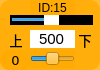
    <widget class="QWidget" name="widget_id15" native="true">
     <property name="geometry">
      <rect>
       <x>710</x>
       <y>120</y>
       <width>100</width>
       <height>70</height>
      </rect>
     </property>
     <property name="styleSheet">
      <string notr="true">background-color: rgb(255, 170, 0, 200);
border-radius:10px;</string>
     </property>
     <widget class="QLabel" name="label_ID15">
      <property name="geometry">
       <rect>
        <x>30</x>
        <y>0</y>
        <width>45</width>
        <height>16</height>
       </rect>
      </property>
      <property name="minimumSize">
       <size>
        <width>0</width>
        <height>10</height>
       </size>
      </property>
      <property name="font">
       <font>
        <family>Arial</family>
        <pointsize>9</pointsize>
       </font>
      </property>
      <property name="styleSheet">
       <string notr="true">background-color: rgb(255, 255, 255， 0);
border-radius:0px;</string>
      </property>
      <property name="text">
       <string>ID:15</string>
      </property>
      <property name="alignment">
       <set>Qt::AlignCenter</set>
      </property>
     </widget>
     <widget class="QSlider" name="horizontalSlider_pulse_id15">
      <property name="geometry">
       <rect>
        <x>10</x>
        <y>15</y>
        <width>83</width>
        <height>10</height>
       </rect>
      </property>
      <property name="autoFillBackground">
       <bool>false</bool>
      </property>
      <property name="styleSheet">
       <string notr="true">QSlider{background-color: rgb(0, 0, 0);
border-radius:0px;}
QSlider::handle {/*设置中间的那个滑动的键*/                           
    background:  rgb(255, 255, 255);
}</string>
      </property>
      <property name="minimum">
       <number>0</number>
      </property>
      <property name="maximum">
       <number>1000</number>
      </property>
      <property name="pageStep">
       <number>1</number>
      </property>
      <property name="value">
       <number>500</number>
      </property>
      <property name="orientation">
       <enum>Qt::Horizontal</enum>
      </property>
     </widget>
     <widget class="QSlider" name="horizontalSlider_dev_id15">
      <property name="geometry">
       <rect>
        <x>30</x>
        <y>50</y>
        <width>45</width>
        <height>18</height>
       </rect>
      </property>
      <property name="styleSheet">
       <string notr="true">background-color: rgba(255, 255, 255， 0);</string>
      </property>
      <property name="minimum">
       <number>-125</number>
      </property>
      <property name="maximum">
       <number>125</number>
      </property>
      <property name="pageStep">
       <number>1</number>
      </property>
      <property name="orientation">
       <enum>Qt::Horizontal</enum>
      </property>
     </widget>
     <widget class="QLabel" name="label_id15">
      <property name="geometry">
       <rect>
        <x>0</x>
        <y>50</y>
        <width>31</width>
        <height>20</height>
       </rect>
      </property>
      <property name="minimumSize">
       <size>
        <width>0</width>
        <height>10</height>
       </size>
      </property>
      <property name="font">
       <font>
        <family>DejaVu Sans</family>
        <pointsize>10</pointsize>
       </font>
      </property>
      <property name="styleSheet">
       <string notr="true">background-color: rgb(255, 255, 255， 0);</string>
      </property>
      <property name="text">
       <string>0</string>
      </property>
      <property name="alignment">
       <set>Qt::AlignCenter</set>
      </property>
     </widget>
     <widget class="QLineEdit" name="lineEdit_id15">
      <property name="geometry">
       <rect>
        <x>30</x>
        <y>30</y>
        <width>45</width>
        <height>18</height>
       </rect>
      </property>
      <property name="sizePolicy">
       <sizepolicy hsizetype="Fixed" vsizetype="Fixed">
        <horstretch>0</horstretch>
        <verstretch>0</verstretch>
       </sizepolicy>
      </property>
      <property name="font">
       <font>
        <family>Arial</family>
        <pointsize>11</pointsize>
       </font>
      </property>
      <property name="autoFillBackground">
       <bool>false</bool>
      </property>
      <property name="styleSheet">
       <string notr="true">background-color: rgb(255, 255, 255);
border-radius:0px;</string>
      </property>
      <property name="text">
       <string>500</string>
      </property>
      <property name="maxLength">
       <number>1000</number>
      </property>
      <property name="alignment">
       <set>Qt::AlignCenter</set>
      </property>
      <property name="dragEnabled">
       <bool>false</bool>
      </property>
      <property name="readOnly">
       <bool>false</bool>
      </property>
     </widget>
     <widget class="QLabel" name="label_up6">
      <property name="geometry">
       <rect>
        <x>6</x>
        <y>30</y>
        <width>20</width>
        <height>20</height>
       </rect>
      </property>
      <property name="font">
       <font>
        <pointsize>10</pointsize>
        <weight>50</weight>
        <italic>false</italic>
        <bold>false</bold>
       </font>
      </property>
      <property name="styleSheet">
       <string notr="true">background-color: rgb(255, 255, 255, 0);</string>
      </property>
      <property name="text">
       <string>上</string>
      </property>
      <property name="alignment">
       <set>Qt::AlignCenter</set>
      </property>
     </widget>
     <widget class="QLabel" name="label_down6">
      <property name="geometry">
       <rect>
        <x>75</x>
        <y>30</y>
        <width>20</width>
        <height>20</height>
       </rect>
      </property>
      <property name="font">
       <font>
        <pointsize>10</pointsize>
        <weight>50</weight>
        <italic>false</italic>
        <bold>false</bold>
       </font>
      </property>
      <property name="styleSheet">
       <string notr="true">background-color: rgb(255, 255, 255, 0);</string>
      </property>
      <property name="text">
       <string>下</string>
      </property>
      <property name="alignment">
       <set>Qt::AlignCenter</set>
      </property>
     </widget>
    </widget>
